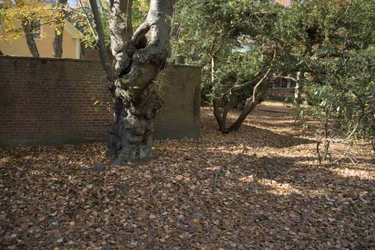
#> input picture inputs/a.jpg, 375 x 250 px
$ python stuff.py
#> lines starting #> are read from the running program, lines starting #| are printed output that depends on the picture; long printed decimals are rounded
#> further down, left is the input picture: shape (250, 375, 3); mean R, G, B 92.1, 81.9, 63
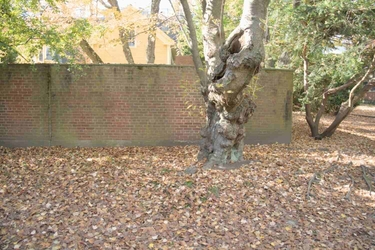
#> input picture inputs/b.jpg, 375 x 250 px
#> further down, right is the input picture: shape (250, 375, 3); mean R, G, B 158.5, 142.1, 116.3
from skimage import data, transform, util, io, color, measure
from skimage.feature import match_descriptors, ORB, plot_matches, hog, SIFT
from skimage.color import rgb2gray
import matplotlib.pyplot as plt
from skimage.measure import ransac
import numpy as np
from skimage.transform import FundamentalMatrixTransform, ProjectiveTransform, EuclideanTransform
import sys

def corresponding_coordinates(left, right):
    left_gray = color.rgb2gray(left)
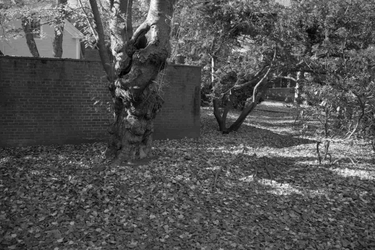
#> left_gray: shape (250, 375) float32; min 0, max 0.988, mean 0.324
    right_gray = color.rgb2gray(right)
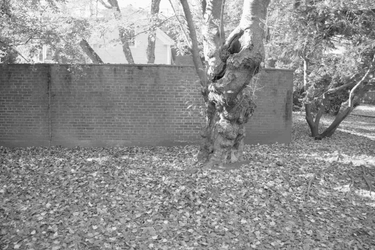
#> right_gray: shape (250, 375) float32; min 0.0221, max 1, mean 0.564

    extractor_left = SIFT()
    extractor_left.detect_and_extract(left_gray)
    extractor_right = SIFT()
    extractor_right.detect_and_extract(right_gray)

    matches = match_descriptors(extractor_left.descriptors, extractor_right.descriptors, cross_check=True)
    model, inliers = ransac((extractor_left.keypoints[matches[:, 0]], extractor_right.keypoints[matches[:, 1]]),
                            ProjectiveTransform,
                            min_samples=8,
                            residual_threshold=1,
                            max_trials=5000,
                            random_state=np.random.default_rng(seed=9))

    rows, cols, _ = np.shape(left)
#> rows = 250; cols = 375
    coords_left = np.reshape(np.mgrid[:rows, :cols], (2, -1))
    ones = np.ones((1, rows * cols))
    coords_right = np.concatenate((coords_left, ones), axis=0)
    coords_right = model.params @ coords_right
    coords_right = np.int_(coords_right[:2, :] / coords_right[2:, :])
    rows, cols, _ = np.shape(right)
    to_delete = np.logical_or(coords_right < 0, coords_right >= [[rows], [cols]])
    to_delete = np.any(to_delete, axis=0)
    coords_left = np.delete(coords_left, to_delete, axis=1)
    coords_right = np.delete(coords_right, to_delete, axis=1)

#     fig, ax = plt.subplots(1, 3)
#     ax[0].imshow(left)
#     ax[1].imshow(right)
#     right_copy = np.array(right)
#     right_copy[coords_right[0], coords_right[1], :] = [255, 0, 0]
#     ax[2].imshow(right_copy)
#     plt.show()

    return coords_left, coords_right

def estimate_model(left, right, coords_left, coords_right):
    colors_left = left[coords_left[0], coords_left[1], :]
    colors_left = color.rgb2lab(colors_left)
    colors_right = right[coords_right[0], coords_right[1], :]
    colors_right = color.rgb2lab(colors_right)
    to_delete = np.any((colors_left[:,0] < 10, colors_left[:,0] > 90, colors_right[:,0] < 10, colors_right[:,0] > 90), axis=0)
    print('filtering', np.sum(to_delete), 'elements to do over- or under-exposure')
#| filtering 4526 elements to do over- or under-exposure
    colors_left = np.delete(colors_left, to_delete, axis=0)
    colors_right = np.delete(colors_right, to_delete, axis=0)

    new_left = []
    left_lab = color.rgb2lab(left)
#> left_lab: shape (250, 375, 3) float32; mean of channels 0, 1, 2 34.8, 1, 12.5
    for left_lab, channel_left, channel_right in zip(np.moveaxis(left_lab, -1, 0), np.transpose(colors_left), np.transpose(colors_right)):
        print(channel_left.shape, channel_right.shape)
        model, inliers = ransac(np.column_stack((channel_left, channel_right)),
                        measure.LineModelND,
                        min_samples=8,
                        residual_threshold=0.003,
                        max_trials=500,
                        random_state=np.random.default_rng(seed=9))
        print(len(inliers))
        new_left.append(np.reshape(model.predict_y(np.ravel(left_lab)), np.shape(left_lab)))
#> this loop made 3 passes
#| (63158,) (63158,)
#| 63158
#| (63158,) (63158,)
#| 63158
#| (63158,) (63158,)
#| 63158
#> after the loop, new_left = 3 items
    new_left = np.moveaxis(new_left, 0, -1)
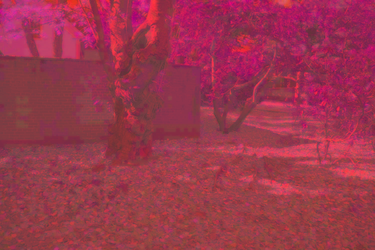
#> new_left: shape (250, 375, 3) float32; mean of channels 0, 1, 2 60.7, 3.9, 16.7; drawn with min black and max white
    new_left = color.lab2rgb(new_left)
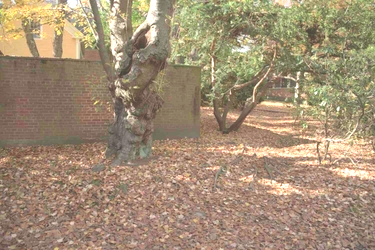
#> new_left: shape (250, 375, 3) float32; mean R, G, B 0.643, 0.563, 0.462
    return new_left

left = io.imread('inputs/a.jpg')
left = util.img_as_float32(left)
right = io.imread('inputs/b.jpg')
right = util.img_as_float32(right)

coords_left, coords_right = corresponding_coordinates(left, right)
output = estimate_model(left, right, coords_left, coords_right)
print(np.min(output), np.max(output))
#| 0.233 1.0

fig, ax = plt.subplots(1, 3)
ax[0].imshow(left)
ax[1].imshow(right)
ax[2].imshow(output)
plt.show()

sys.exit(0)
#> (the program exits here)
